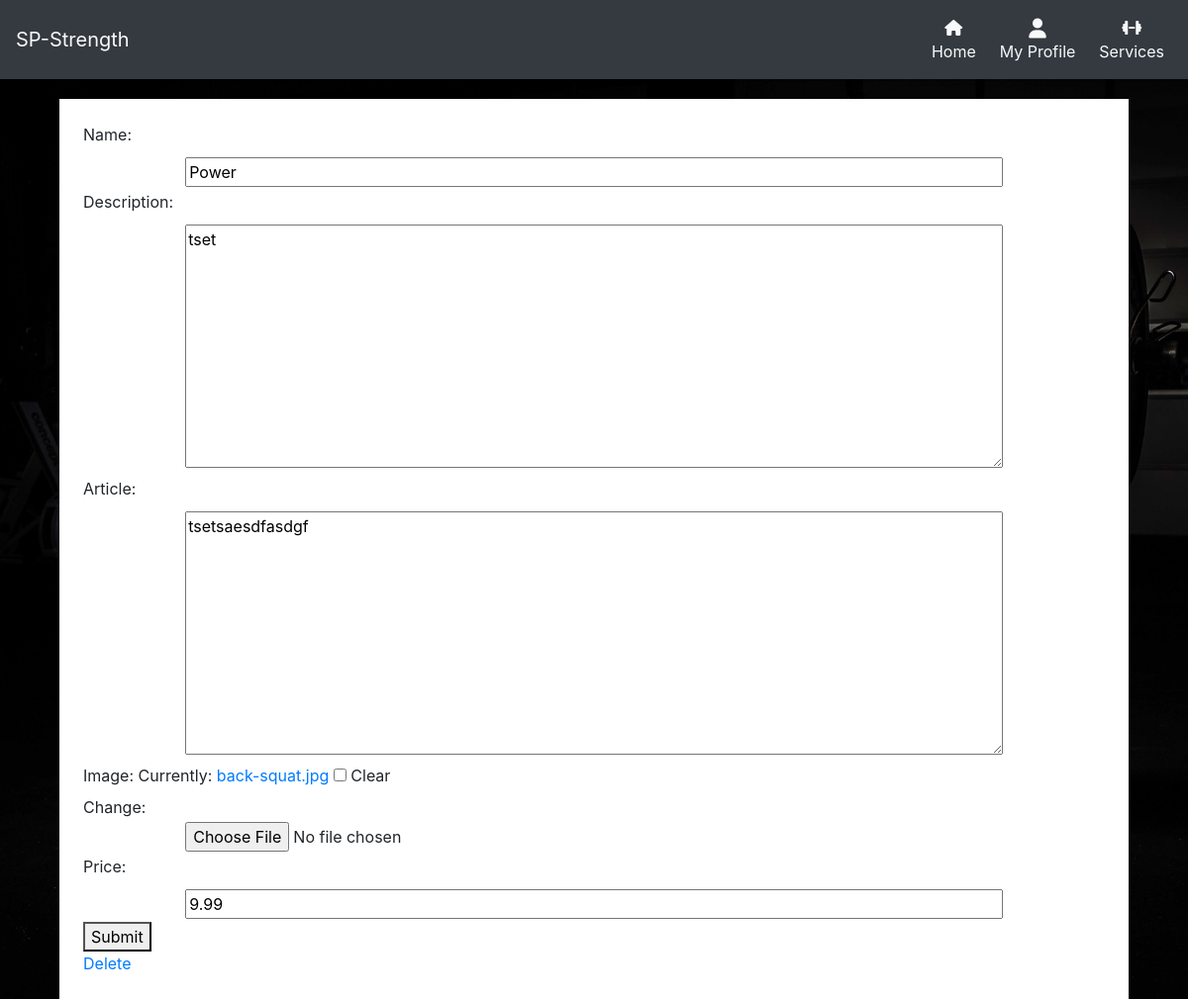
The page /services/edit/Power/ (signed in) on the database its author committed.
### services/models.py (models this page shows)
class Training_Type(models.Model):
    name = models.CharField(max_length=64)
    description = models.TextField()
    article = models.TextField(null=True, blank=True)
    image = models.ImageField()
    price = models.DecimalField(decimal_places=2, max_digits=5, null=False, blank=False, default=9.99)
    def __str__(self):
        return self.name

### services/views.py (the view)
# urls.py: path('edit/<str:article_name>/', views.edit, name='edit'),
def edit(request, article_name):
    article_name = get_object_or_404(Training_Type, name=article_name)
    context = {
                'article': article_name
            }
    if request.user.is_superuser:
        if request.method == 'POST':
            form = ArticleForm(request.POST, request.FILES,
                               instance=article_name)
            if form.is_valid():
                form.save()
                return redirect('article', article_name)
        else:
            form = ArticleForm(instance=article_name)
        context = {
            'article': article_name,
            'form': form
        }
        return render(request, 'services/edit.html', context)
    else:
        return redirect('article', article_name)

### services/forms.py
class ArticleForm(forms.ModelForm):
    class Meta:
        model = Training_Type
        fields = '__all__'
    image = forms.ImageField(label='Image', required=False)
    def __init__(self, *args, **kwargs):
        super().__init__(*args, **kwargs)
        placeholders = {
            'name': 'name',
            'description': 'description',
            'article': 'article content',
            'image': 'image',
            'price': 'price',
        }
        self.fields['name'].widget.attrs['readonly'] = True
        self.fields['description'].widget.attrs['autofocus'] = True
        for field in self.fields:
            placeholder = placeholders[field]
            self.fields[field].widget.attrs['placeholder'] = placeholder
            self.fields[field].widget.attrs['class'] = 'formstyle'

### services/templates/services/edit.html (shortened to what this page needs)
<!DOCTYPE html>
{% extends 'base.html' %}
{% load static %}
{% block content %}
    <div class="container-fluid top-margin services-container p-4">
        <div class="row">
           <div class="col-12">
                <form action = "{% url 'edit' article %}" method = "POST" id="article_update" enctype="multipart/form-data">
                    {{ form }}
                    <button type="submit">Submit</button>
                </form>
                    <a href="{% url 'delete' article %}">Delete</a>
            </div>
        </div>
    </div>
{% endblock %}

### static/css/style.css (style rules this page uses)
body { background: url('/media/back-squat-min.jpg') no-repeat center center fixed; background-size: cover; height: 100vh; z-index: -1000; }
.top-margin { margin-top: 66px; }
.services-container { margin-left: 5%; margin-right: 5%; width: 90%; background-color: white; margin-top: 100px; }
.formstyle { width: 80%; margin: 3px 10% }

### rows shown on the page
Training_Type: name "Power", description "tset", article "tsetsaesdfasdgf", price "9.99"
